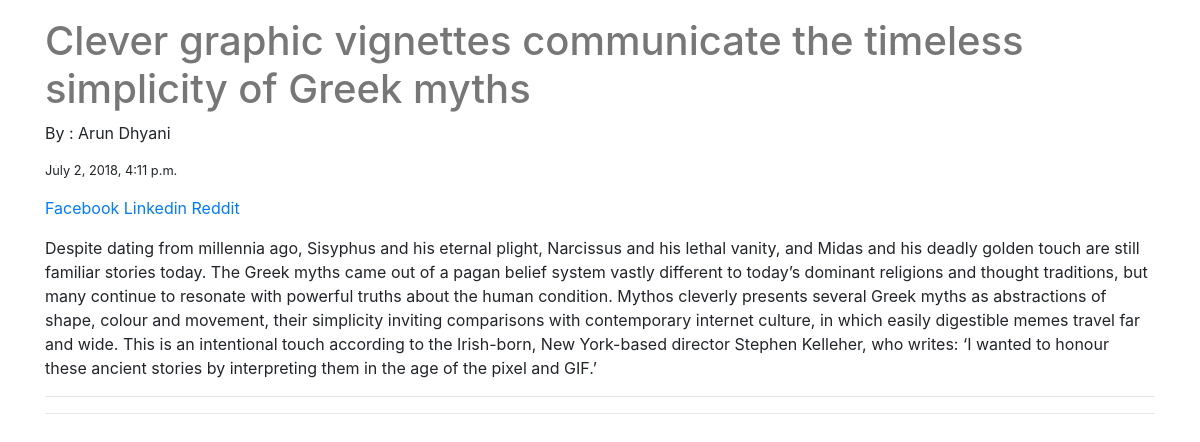
The app's page /posts/4/ with its own data.
### posts/models.py (models this page shows, shortened)
class Post(models.Model) :
            user = models.ForeignKey(global_settings.AUTH_USER_MODEL,default=1)
            title = models.CharField(max_length = 150)
            image = models.ImageField(upload_to=upload_location,null=True,blank=True,height_field = 'height_field' ,width_field = 'width_field')
            height_field = models.IntegerField(default = 0)
            width_field = models.IntegerField(default = 0)
            content = models.TextField()
            timestamp = models.DateTimeField(auto_now = False,auto_now_add = True)
            update = models.DateTimeField(auto_now = True,auto_now_add = False)
            draft = models.BooleanField(default = False)
            publish = models.DateField(auto_now = False,auto_now_add=False)
            class Meta :
                ordering = ["-timestamp",]

### posts/views.py (the view)
# urls.py: url(r'(?P<id>\d+)/$',views.post_detail,name = 'postdetail'),
def post_detail(request,id=None): #retrieve
    instance = get_object_or_404(Post,id=id)
    share_string = quote_plus(instance.content)
    print("postdetail",share_string)
    context = {"obj": instance,
               "title" : instance.title,
               "share_string " : share_string,
               }
    return render(request, "post_detail.html", context)

### templates/post_detail.html (shortened to what this page needs)
{% extends "base.html" %}
	{% block content %}
	<p class='col-sm-6 col-sm-offset-3'>
		<h1> {{obj.title}} </h1>
		{% if obj.user.get_full_name %}
			<p> By : {{ obj.user.get_full_name }}</p>
		{% endif %}
		<small><p>{{obj.timestamp}}</p> </small>
		<a href="https://www.facebook.com/sharer/sharer.php?u={{ request.build_absolute_uri }}">
 			Facebook
 		</a>
		<a href="https://www.linkedin.com/shareArticle?mini=true&url={{ request.build_absolute_uri }}&title={{ title }}&summary={{ share_string }}&source={{ request.build_absolute_uri }}">
 			Linkedin
 		</a>
 		<a href="http://www.reddit.com/submit?url={{ request.build_absolute_uri }}&title={{ share_string }}.">
			Reddit
		</a>
		<p>{{obj.content|linebreaks}}</p>
		<p><div class="fb-like" data-href="{{ request.build_absolute_uri }}" data-layout="button_count" data-action="like" data-show-faces="true" data-share="true"></div>
 			<hr/>
 		</p>
		<hr>
	{% endblock content %}

### static/css/base.css (style rules this page uses)
h1 { color : #777777; }

### records on screen
Post: title "Clever graphic vignettes communicate the timeless simplicity of Greek myths", user.get_full_name "Arun Dhyani", timestamp "July 2, 2018, 4:11 p.m.", content "Despite dating from millennia ago, Sisyphus and his eternal plight, Narcissus and his lethal vanity, and Midas and his deadly golden touch are still familiar stories today. The Greek myths came out of a pagan belief system vastly different to today’s dominant religions and thought traditions, but many continue to resonate with powerful truths about the human condition. Mythos cleverly presents several Greek myths as abstractions of shape, colour and movement, their simplicity inviting comparisons with contemporary internet culture, in which easily digestible memes travel far and wide. This is an intentional touch according to the Irish-born, New York-based director Stephen Kelleher, who…"
